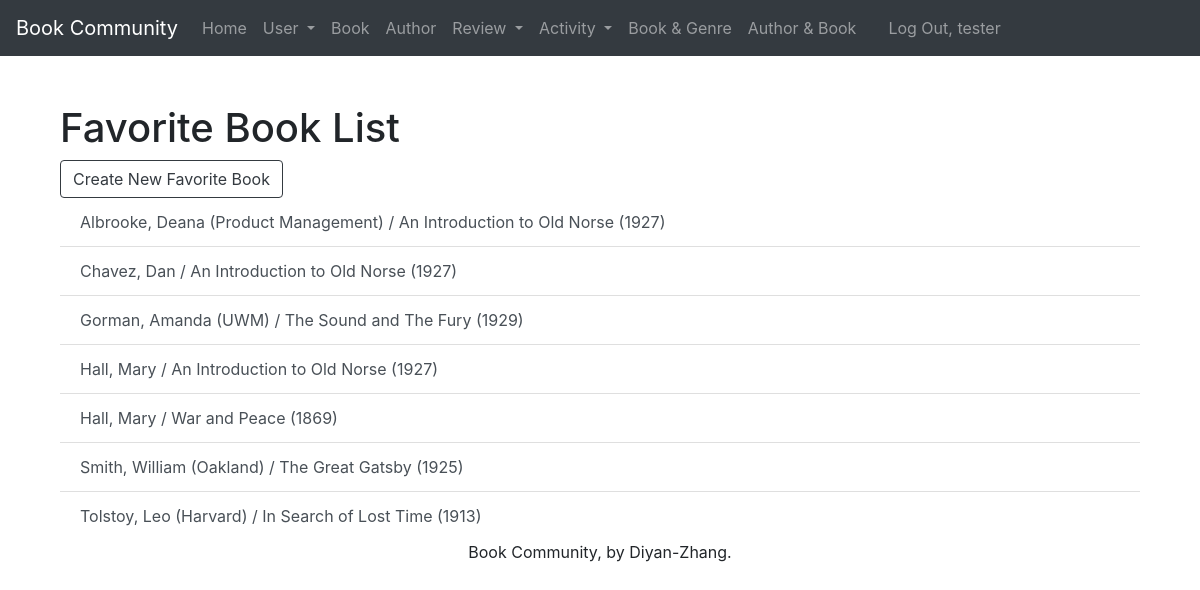
The app's page /favorite_book/ (signed in) with its own data.
### webinfo/models.py (models this page shows, shortened)
class Like(models.Model):
    like_id = models.AutoField(primary_key=True)
    user = models.ForeignKey(SystemUser, related_name='likes', on_delete=models.PROTECT)
    book = models.ForeignKey(Book, related_name='likes', on_delete=models.PROTECT)
    def __str__(self):
        return '%s / %s' % (self.user, self.book)
    def get_absolute_url(self):
        return reverse('webinfo_like_detail_urlpattern',
                       kwargs={'pk': self.pk}
                       )
    class Meta:
        ordering = ['user', 'book']
        constraints = [
            UniqueConstraint(fields=['user', 'book'],
                             name='unique_like')
        ]

class SystemUser(models.Model):
    systemuser_id = models.AutoField(primary_key=True)
    first_name = models.CharField(max_length=45)
    last_name = models.CharField(max_length=45)
    disambiguator = models.CharField(max_length=45, blank=True, default='')
    def __str__(self):
        result = ''
        if self.disambiguator == '':
            result = '%s, %s' % (self.last_name, self.first_name)
        else:
            result = '%s, %s (%s)' % (self.last_name, self.first_name, self.disambiguator)
        return result
    class Meta:
        ordering = ['last_name', 'first_name', 'disambiguator']
        constraints = [
            UniqueConstraint(fields=['last_name', 'first_name', 'disambiguator'],
                             name='unique_systemuser')
        ]

class Book(models.Model):
    book_id = models.AutoField(primary_key=True)
    book_name = models.CharField(max_length=225)
    textbook_or_not = models.BooleanField(default=False)
    year = models.ForeignKey(Year, related_name='books', on_delete=models.PROTECT)
    publisher = models.ForeignKey(Publisher, related_name='books', on_delete=models.PROTECT)
    def __str__(self):
        return '%s (%s)' % (self.book_name, self.year.year)
    class Meta:
        ordering = ['book_name', 'year', 'publisher']
        constraints = [
            UniqueConstraint(fields=['book_name', 'year', 'publisher'], name='unique_book')
        ]

class Year(models.Model):
    year_id = models.AutoField(primary_key=True)
    year = models.IntegerField(unique=True)
    class Meta:
        ordering = ['year']

### webinfo/views.py (the view)
class LikeList(LoginRequiredMixin, PermissionRequiredMixin, ListView):
    model = Like
    permission_required = 'webinfo.view_like'

### webinfo/templates/webinfo/like_list.html (shortened to what this page needs)
{% extends 'webinfo/base.html' %}
{% block org_content %}
<h1 class="mt-5"> Favorite Book List</h1>
    {% if perms.webinfo.add_like %}
        <div class="mobile">
            <a href="{% url 'webinfo_like_create_urlpattern' %}"
            class="btn btn-outline-dark">
                Create New Favorite Book</a>
        </div>
    {% endif %}
    <ul class="list-group list-group-flush">
        {% for like in like_list %}
            <a href="{{ like.get_absolute_url }}" class="list-group-item list-group-item-action">{{ like }}</a>
        {% empty %}
            <em>There are no favorite books here.</em>
        {% endfor %}
    </ul>
{% endblock %}

### webinfo/templates/webinfo/base.html (shortened to what this page needs)
{% load static %}
<!DOCTYPE html>
<html lang="en">
<head>
    <link rel="stylesheet" href="https://cdn.jsdelivr.net/npm/bootstrap@4.6.1/dist/css/bootstrap.min.css">
</head>
<body>
<nav class="navbar navbar-expand-lg navbar-dark bg-dark">
  <a class="navbar-brand" href="#">Book Community</a>
  <div class="collapse navbar-collapse" id="navbarNav">
      <ul class="navbar-nav">
          <li class="nav-item">
              <a class="nav-link" href="{% url 'home_urlpattern' %}">Home</a>
          </li>
          <li class="nav-item dropdown">
              <a class="nav-link dropdown-toggle" href="#" id="navbarDropdownMenuLink" role="button" data-toggle="dropdown" aria-expanded="false">
                  User
              </a>
          </li>
          {% if perms.webinfo.view_book %}
              <li class="nav-item">
                  <a class="nav-link" href="{% url 'webinfo_book_list_urlpattern' %}">Book</a>
              </li>
          {% endif %}
          {% if perms.webinfo.view_author %}
              <li class="nav-item">
                  <a class="nav-link" href="{% url 'webinfo_author_list_urlpattern' %}">Author</a>
              </li>
          {% endif %}
          <li class="nav-item dropdown">
              <a class="nav-link dropdown-toggle" href="#" id="navbarDropdownMenuLink" role="button" data-toggle="dropdown" aria-expanded="false">
                  Review
              </a>
          </li>
          <li class="nav-item dropdown">
              <a class="nav-link dropdown-toggle" href="#" id="navbarDropdownMenuLink" role="button" data-toggle="dropdown" aria-expanded="false">
                  Activity
              </a>
          </li>
          {% if perms.webinfo.view_explain %}
              <li class="nav-item">
                  <a class="nav-link" href="{% url 'webinfo_explain_list_urlpattern' %}">Book & Genre</a>
              </li>
          {% endif %}
          {% if perms.webinfo.view_write %}
              <li class="nav-item">
                  <a class="nav-link" href="{% url 'webinfo_write_list_urlpattern' %}">Author & Book</a>
              </li>
          {% endif %}
      </ul>
      <ul class="navbar-nav px-3">
            {% if user.is_authenticated %}
                <li class="nav-item text-nowrap"><a class="nav-link" href="{% url 'logout_urlpattern' %}">
                    Log Out, {{ user.get_username }}</a></li>
            {% else %}
                <li class="nav-item text-nowrap"><a class="nav-link" href="{% url 'login_urlpattern' %}">
                    Log In</a></li>
            {% endif %}
      </ul>
  </div>
</nav>
<main role="main" class="flex-shrink-0">
    <div class="container">
        {% block content %}
            <div class="container">
                {% block org_content %}{% endblock %}
            </div>
        {% endblock %}
    </div>
</main>
 <footer class="mastfoot mt-auto">
    <div class="inner">
      <p class="text-center">Book Community, by Diyan-Zhang.</p>
    </div>
 </footer>
</body>
</html>

### records on screen
Like: user+book "Albrooke, Deana (Product Management) / An Introduction to Old Norse (1927)"
Like: user+book "Chavez, Dan / An Introduction to Old Norse (1927)"
Like: user+book "Gorman, Amanda (UWM) / The Sound and The Fury (1929)"
Like: user+book "Hall, Mary / An Introduction to Old Norse (1927)"
Like: user+book "Hall, Mary / War and Peace (1869)"
Like: user+book "Smith, William (Oakland) / The Great Gatsby (1925)"
Like: user+book "Tolstoy, Leo (Harvard) / In Search of Lost Time (1913)"

### other values on screen
{{ user.get_username }} "tester"
